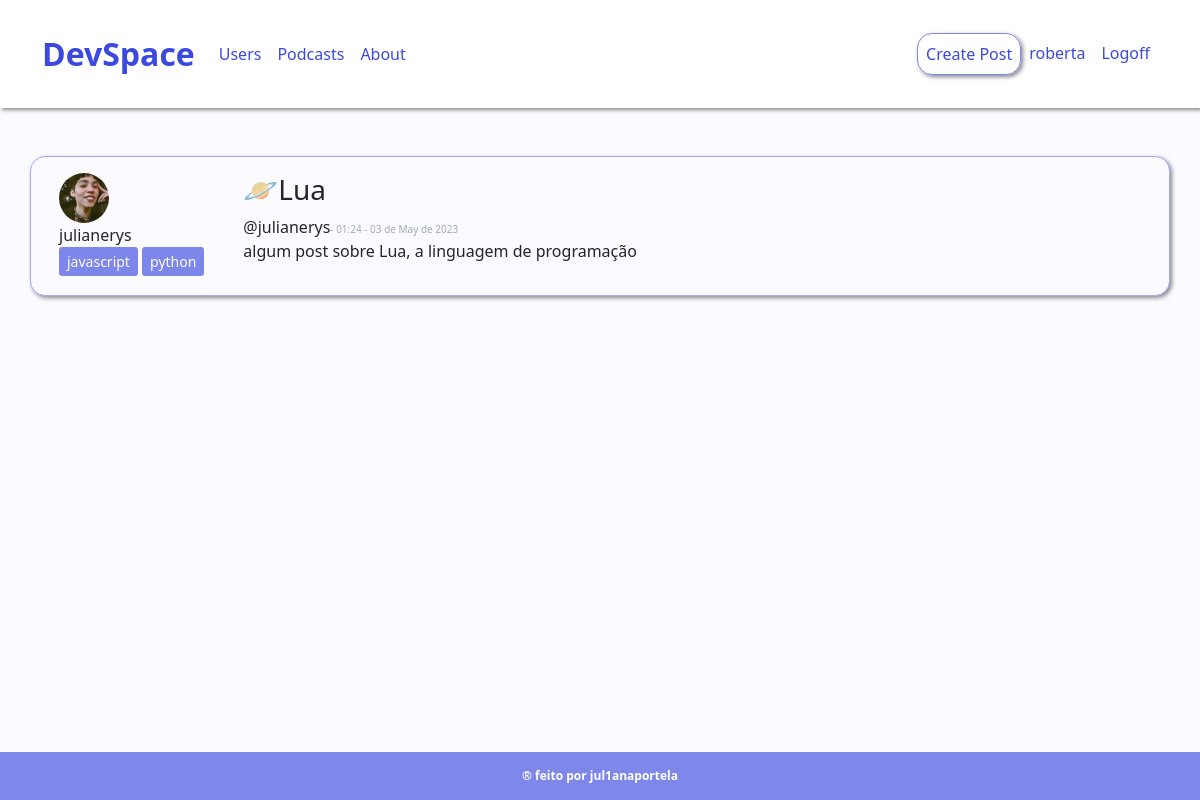
Page /post/5 (signed in) on the committed database.
### comuna/models.py (models this page shows, shortened)
class Usuario(database.Model, UserMixin):
    id = database.Column(database.Integer, primary_key=True)
    username = database.Column(database.String, nullable=False)
    email = database.Column(database.String, nullable=False, unique=True)
    senha = database.Column(database.String, nullable=False)
    foto_perfil = database.Column(database.String, default='default.jpg')
    posts = database.relationship('Post', backref='autor', lazy=True)
    pin = database.Column(database.String, nullable=False, default='Não Informado')

class Post(database.Model):
    id = database.Column(database.Integer, primary_key=True)
    titulo = database.Column(database.String, nullable=False)
    corpo = database.Column(database.Text, nullable=False)
    data_criacao = database.Column(database.DateTime, nullable=False, default=datetime.utcnow)
    id_usuario = database.Column(database.Integer, database.ForeignKey('usuario.id'), nullable=False)

### comuna/routes.py (the view)
@app.route('/post/<post_id>', methods=['GET', 'POST'])
@login_required
def exibir_post(post_id):
    post = Post.query.get(post_id)
    if current_user == post.autor:
        form = FormCriarPost()
        if request.method == 'GET': #pega as info da publicação e deixa escrito no forms
            form.titulo.data = post.titulo
            form.corpo.data = post.corpo
        elif form.validate_on_submit():
            post.titulo = form.titulo.data
            post.corpo = form.corpo.data
            database.session.commit()
            flash('Eita como atualiza o post!', 'success')
            return redirect(url_for('home'))
    else:
        form = None
    return render_template('post.html', post=post, form=form)

### comuna/models.py (called while the page is built)
@login_manager.user_loader
def load_user(id_usuario):
    return Usuario.query.get(int(id_usuario))

### comuna/templates/post.html (shortened to what this page needs)
{% extends 'base.html' %}
{% block body %}
    <div class="container">
            <div class="row border mt-5 p-3 meupost">
                <div class="col col-2">
                    <div class="image pe-3">
                        <img src="{{ url_for('static', filename='fotos_perfil/{}'.format(post.autor.foto_perfil)) }}" class="rounded-circle" width="50" >
                    </div>
                    <div class="col">
                    <span class="number2">{{ post.autor.username}}</span>
                    </div>
                    <div class="col">
                        {% for pin in post.autor.pin.split(';') %}
                        <button type="button" class="btn btn-primary disabled btn-sm" style="--bs-btn-padding-y: .25rem; --bs-btn-padding-x: .5rem; --bs-btn-font-size: .75rem;">
                            {{ pin }}
                        </button>
                        {% endfor %}
                    </div>
                </div>
                <div class="col col-9">
                    <h3>{{ post.titulo }}</h3>
                    <span class="number1">@{{ post.autor.username }}</span><span class="followers">- {{ post.data_criacao.strftime('%H:%M - %d de %B de %Y') }}</span>
                    <p>{{ post.corpo }}</p>
                </div>
            </div>
    </div>
{% endblock %}

### comuna/templates/navbar.html (shortened to what this page needs)
<nav class="navbar navbar-expand-lg navbar-light bg-light">
  <div class="container-fluid container">
    <a class="navbar-brand" href="{{ url_for('home') }}">DevSpace</a>
    <div class="collapse navbar-collapse" id="navbarSupportedContent">
      <ul class="navbar-nav me-auto mb-2 mb-lg-0">
        <li class="nav-item">
          <a class="nav-link" href="{{ url_for('usuarios') }}">Users</a>
        </li>
        <li class="nav-item">
          <a class="nav-link" href="{{ url_for('podcasts') }}">Podcasts</a>
        </li>
        <li class="nav-item">
          <a class="nav-link" href="{{ url_for('about') }}">About</a>
        </li>
      </ul>
      <ul class="d-flex navbar-nav">
        {% if current_user.is_authenticated %}
          <li class="nav-item">
            <a class="nav-link criar-post" href="{{ url_for('criar_post') }}">Create Post</a>
          </li>
          <li class="nav-item">
            <a class="nav-link" href="{{ url_for('perfil') }}">{{current_user.username}}</a>
          </li>
          <li class="nav-item">
            <a class="nav-link" href="{{ url_for('sair') }}">Logoff</a>
          </li>
        {% endif %}
      </ul>
    </div>
  </div>
</nav>

### comuna/static/main.css (style rules this page uses)
html { font-family: 'Ubuntu', sans-serif; }
body { background-color: #fbfbff; }
.number1 { font-weight:500; }
.followers { font-size:10px; color: #a1aab9; }
.number2 { font-weight:500; }
.meupost { background: #fbfbff; }
.btn-primary { background-color: #3b49df !important; border: none !important; }

### comuna/static/navbar.css (style rules this page uses)
.navbar-expand-lg { background-color: white !important; padding-top: 25px; padding-bottom: 25px; box-shadow: 2px 2px 4px #888888; }
.navbar-brand { font-weight: bolder; font-size: 2rem; color: #3b49df !important; }
.nav-link { color: #3b49df !important; border-radius: 15px; }
.criar-post { border: #7E87EA 1px solid; border-radius: 15px; text-decoration: none !important; box-shadow: 2px 2px 4px #888888; }

### comuna/static/home.css (style rules this page uses)
.border { border: #a4abff 1px solid !important; border-radius: 15px; margin-bottom: 5px; box-shadow: 2px 2px 4px #888888; }

### rows in the picture
Usuario: username "roberta"
Usuario: foto_perfil (picture), autor.username "julianerys"
Post: titulo "🪐Lua", data_criacao "01:24 - 03 de May de 2023", corpo "algum post sobre Lua, a linguagem de programação"

### other values in the picture
{{ pin }} "javascript" "python"
